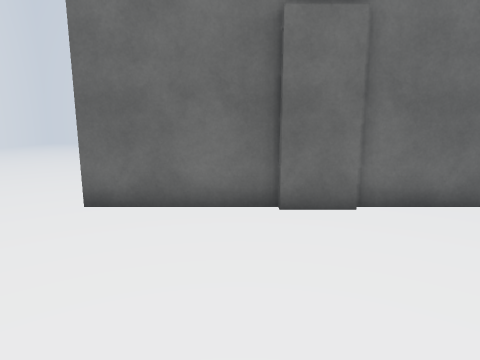
view 1 (above)

20 first-person views from a walk through a Unity game level. The camera is 1.5 m above the floor, tilts 10° down and sees 75° across. The floor is counted in squares, 1 m on a side. Each view is taken from the middle of a square. On the plan, view 1 faces up. The plan holds only what a view shows up to about 15 squares ahead; the rest is blank. The place goes on beyond the plan. Some animated figures are left out. Surface patterns are stand-ins for the level's own textures.

view 2
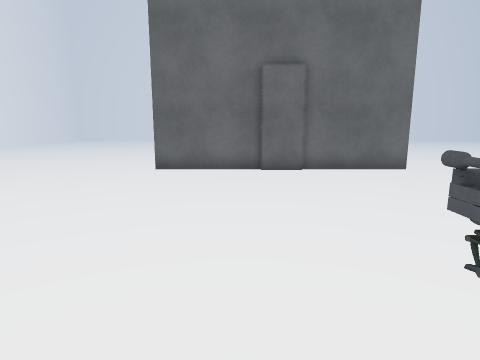

view 3
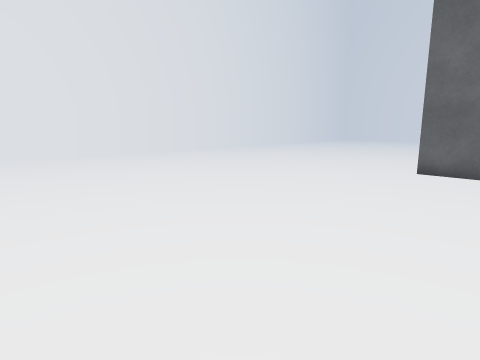

view 4
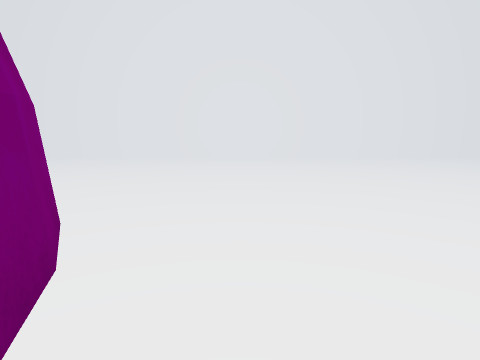

view 5
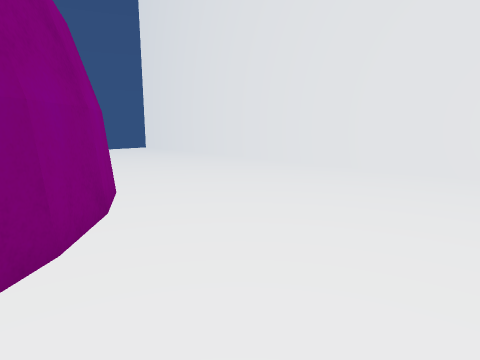

view 6
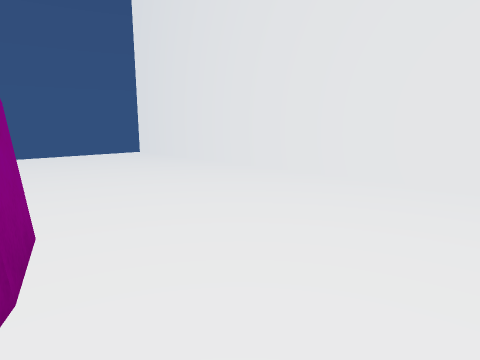

view 7
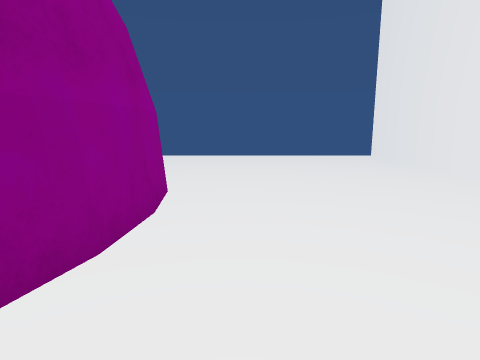

view 8
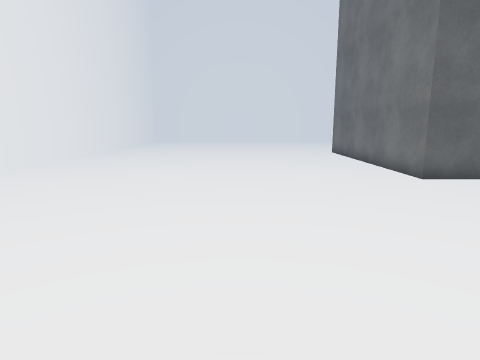

view 9
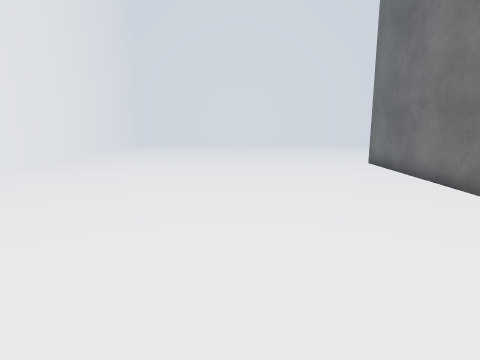

view 10
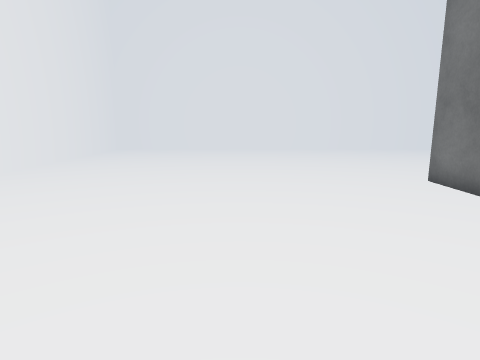

view 11
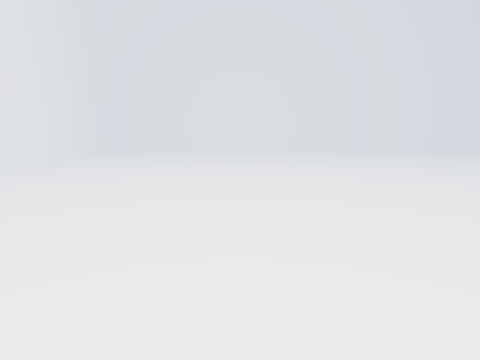

view 12
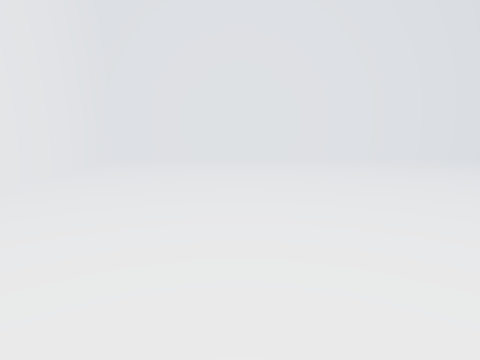

view 13
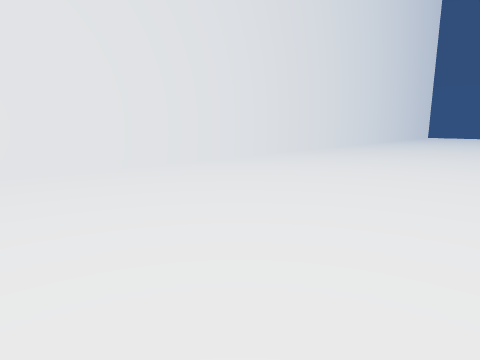

view 14
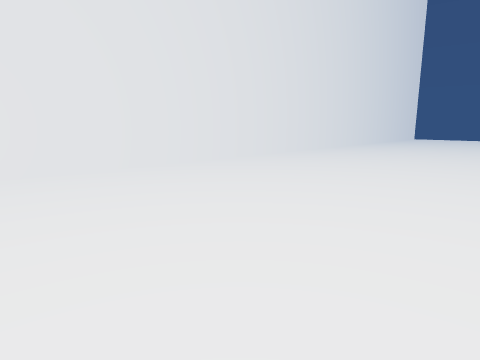

view 15
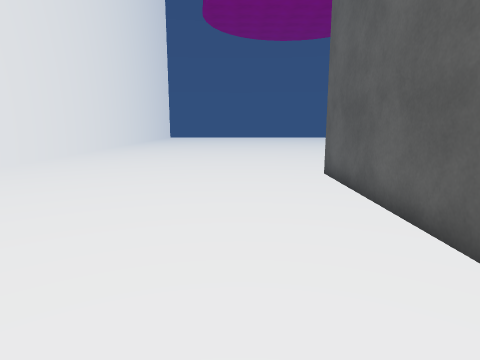

view 16
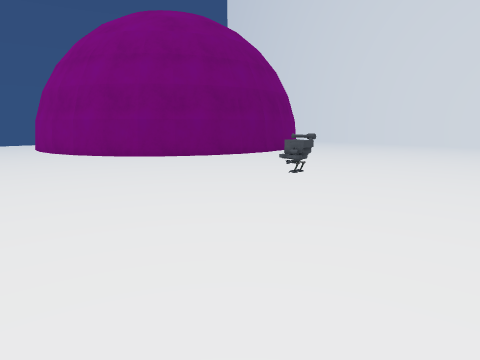

view 17
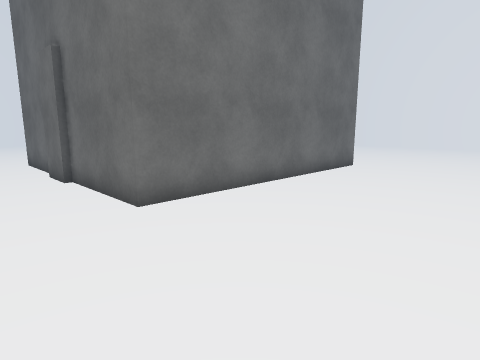

view 18
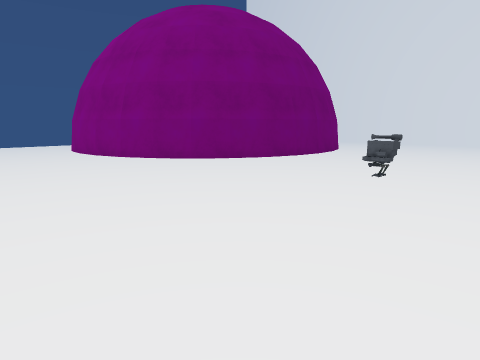

view 19
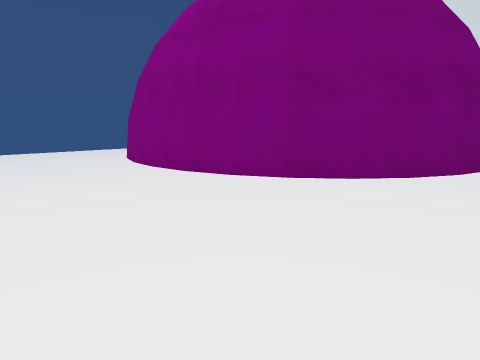

view 20
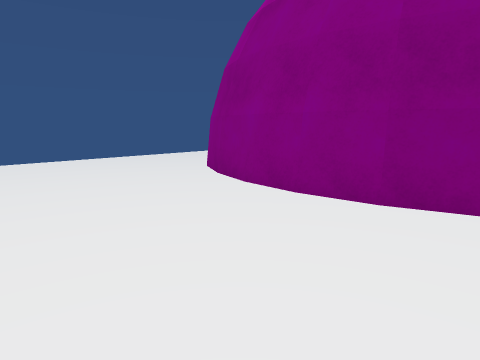

### Floor plan
Points are (right, up) in squares from view 1. A wall is a line through its corners. A room is listed if a view was taken in it or the views show most of it. See-through windows are left out.
Room 1 (views 1, 2, 3, 4, 5, 6, 7, 8, 9, 10, 11, 12, 13, 14, 15, 16, 17, 18, 19, 20)
walls: (0.5, 5.6) (-2.9, 5.6) (-2.9, 14.4); (-2.1, -6.2) (-0.6, -6); (-0.7, -6.1) (0.7, -6.2) (2.1, -6.6); (-3.4, -6.6) (-2, -6.2); (1.9, -6.6) (3.2, -7.3); (-4.6, -7.2) (-3.3, -6.5); (3.3, -7.2) (4.4, -8.1); (-5.8, -8.2) (-5.2, -7.7); (4.3, -8.1) (5.2, -9.2); (-6.6, -9.2) (-5.7, -8.1); (-0.8, 14.4) (5.7, 14.4) (5.7, 5.6) (2.4, 5.6); (5.1, -9.1) (5.9, -10.5); (-7.3, -10.5) (-6.5, -9.1); (5.9, -10.3) (6.3, -11.8); (-7.7, -11.8) (-7.2, -10.4); (6.3, -11.7) (6.4, -13.2); (-7.8, -13.2) (-7.6, -11.7); (6.4, -13.1) (6.3, -14.6); (-7.6, -14.6) (-7.8, -13.1); (6.3, -14.5) (5.8, -15.9); (5.8, -15.8) (5.1, -17.2); (11.2, 25.5) (-15.5, 25.5) (-15.5, -24.2)
objects: other object (1, 6) to (2, 6); other object (2, -3) to (3, -2)

Where each view was taken, in squares from view 1:
view 1: 0 up, 0 right, facing up
view 2: 5 down, 0 right, facing up
view 3: 5 down, 0 right, facing up-left
view 4: 5 down, 1 left, facing left
view 5: 5 down, 5 left, facing down-left
view 6: 8 down, 7 left, facing down-left
view 7: 9 down, 9 left, facing down
view 8: 3 down, 8 left, facing up
view 9: 2 up, 8 left, facing up
view 10: 6 up, 8 left, facing up
view 11: 8 up, 8 left, facing up
view 12: 12 up, 10 left, facing up
view 13: 15 up, 7 left, facing up-right
view 14: 15 up, 2 left, facing up-right
view 15: 17 up, 4 left, facing right
view 16: 3 up, 10 right, facing down-left
view 17: 3 up, 11 right, facing up-left
view 18: 1 up, 11 right, facing down-left
view 19: 5 down, 11 right, facing down-left
view 20: 10 down, 11 right, facing down-left
